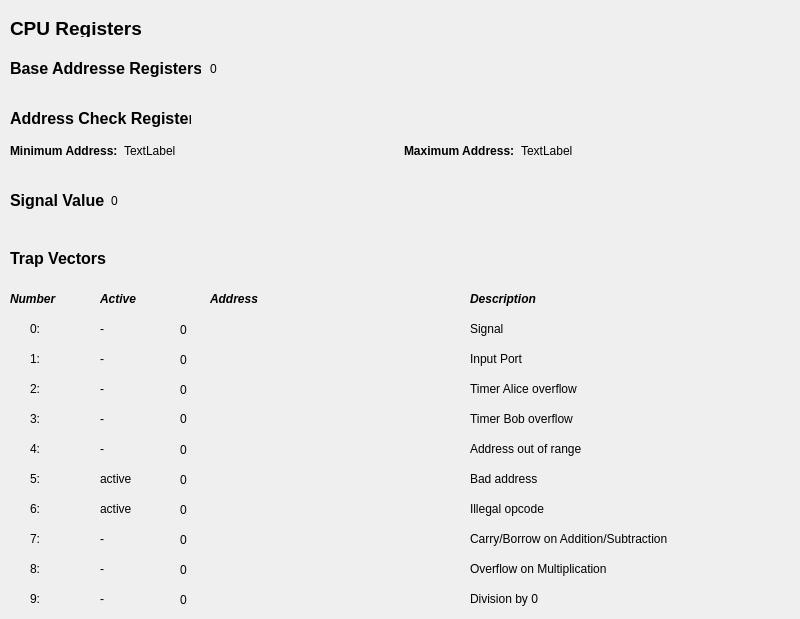
      <widget class="QWidget" name="tab_2">
       <attribute name="title">
        <string>CPU Registers</string>
       </attribute>
       <widget class="QWidget" name="layoutWidget">
        <property name="geometry">
         <rect>
          <x>10</x>
          <y>140</y>
          <width>781</width>
          <height>21</height>
         </rect>
        </property>
        <layout class="QHBoxLayout" name="horizontalLayout_21">
         <item>
          <layout class="QHBoxLayout" name="horizontalLayout_19">
           <item>
            <widget class="QLabel" name="label_19">
             <property name="sizePolicy">
              <sizepolicy hsizetype="Fixed" vsizetype="Preferred">
               <horstretch>0</horstretch>
               <verstretch>0</verstretch>
              </sizepolicy>
             </property>
             <property name="font">
              <font>
               <weight>75</weight>
               <bold>true</bold>
              </font>
             </property>
             <property name="text">
              <string>Minimum Address:</string>
             </property>
            </widget>
           </item>
           <item>
            <widget class="QLabel" name="CPUMinimumAddress">
             <property name="text">
              <string>TextLabel</string>
             </property>
            </widget>
           </item>
          </layout>
         </item>
         <item>
          <layout class="QHBoxLayout" name="horizontalLayout_20">
           <item>
            <widget class="QLabel" name="label_21">
             <property name="sizePolicy">
              <sizepolicy hsizetype="Fixed" vsizetype="Preferred">
               <horstretch>0</horstretch>
               <verstretch>0</verstretch>
              </sizepolicy>
             </property>
             <property name="font">
              <font>
               <weight>75</weight>
               <bold>true</bold>
              </font>
             </property>
             <property name="text">
              <string>Maximum Address:</string>
             </property>
            </widget>
           </item>
           <item>
            <widget class="QLabel" name="CPUMaximumAddress">
             <property name="text">
              <string>TextLabel</string>
             </property>
            </widget>
           </item>
          </layout>
         </item>
        </layout>
       </widget>
       <widget class="QLabel" name="label_25">
        <property name="geometry">
         <rect>
          <x>10</x>
          <y>250</y>
          <width>101</width>
          <height>17</height>
         </rect>
        </property>
        <property name="font">
         <font>
          <pointsize>12</pointsize>
          <weight>75</weight>
          <bold>true</bold>
         </font>
        </property>
        <property name="text">
         <string>Trap Vectors</string>
        </property>
       </widget>
       <widget class="QLabel" name="label_14">
        <property name="geometry">
         <rect>
          <x>10</x>
          <y>20</y>
          <width>151</width>
          <height>17</height>
         </rect>
        </property>
        <property name="font">
         <font>
          <pointsize>14</pointsize>
          <weight>75</weight>
          <bold>true</bold>
         </font>
        </property>
        <property name="text">
         <string>CPU Registers</string>
        </property>
       </widget>
       <widget class="QLabel" name="label_23">
        <property name="geometry">
         <rect>
          <x>10</x>
          <y>110</y>
          <width>181</width>
          <height>17</height>
         </rect>
        </property>
        <property name="font">
         <font>
          <pointsize>12</pointsize>
          <weight>75</weight>
          <bold>true</bold>
         </font>
        </property>
        <property name="text">
         <string>Address Check Registers</string>
        </property>
       </widget>
       <widget class="QLabel" name="label_15">
        <property name="geometry">
         <rect>
          <x>10</x>
          <y>60</y>
          <width>191</width>
          <height>17</height>
         </rect>
        </property>
        <property name="font">
         <font>
          <pointsize>12</pointsize>
          <weight>75</weight>
          <bold>true</bold>
         </font>
        </property>
        <property name="text">
         <string>Base Addresse Registers</string>
        </property>
       </widget>
       <widget class="QLabel" name="label_32">
        <property name="geometry">
         <rect>
          <x>10</x>
          <y>290</y>
          <width>67</width>
          <height>17</height>
         </rect>
        </property>
        <property name="font">
         <font>
          <weight>75</weight>
          <italic>true</italic>
          <bold>true</bold>
         </font>
        </property>
        <property name="text">
         <string>Number</string>
        </property>
       </widget>
       <widget class="QLabel" name="label_33">
        <property name="geometry">
         <rect>
          <x>30</x>
          <y>320</y>
          <width>21</width>
          <height>17</height>
         </rect>
        </property>
        <property name="text">
         <string>0:</string>
        </property>
       </widget>
       <widget class="QLabel" name="label_34">
        <property name="geometry">
         <rect>
          <x>100</x>
          <y>290</y>
          <width>67</width>
          <height>17</height>
         </rect>
        </property>
        <property name="font">
         <font>
          <weight>75</weight>
          <italic>true</italic>
          <bold>true</bold>
         </font>
        </property>
        <property name="text">
         <string>Active</string>
        </property>
       </widget>
       <widget class="QLabel" name="label_35">
        <property name="geometry">
         <rect>
          <x>210</x>
          <y>290</y>
          <width>201</width>
          <height>17</height>
         </rect>
        </property>
        <property name="font">
         <font>
          <weight>75</weight>
          <italic>true</italic>
          <bold>true</bold>
         </font>
        </property>
        <property name="text">
         <string>Address</string>
        </property>
       </widget>
       <widget class="QLabel" name="label_36">
        <property name="geometry">
         <rect>
          <x>470</x>
          <y>290</y>
          <width>251</width>
          <height>17</height>
         </rect>
        </property>
        <property name="font">
         <font>
          <weight>75</weight>
          <italic>true</italic>
          <bold>true</bold>
         </font>
        </property>
        <property name="text">
         <string>Description</string>
        </property>
       </widget>
       <widget class="QLabel" name="label_39">
        <property name="geometry">
         <rect>
          <x>470</x>
          <y>320</y>
          <width>301</width>
          <height>17</height>
         </rect>
        </property>
        <property name="sizePolicy">
         <sizepolicy hsizetype="Fixed" vsizetype="Preferred">
          <horstretch>0</horstretch>
          <verstretch>0</verstretch>
         </sizepolicy>
        </property>
        <property name="text">
         <string>Signal</string>
        </property>
       </widget>
       <widget class="QLabel" name="label_42">
        <property name="geometry">
         <rect>
          <x>470</x>
          <y>350</y>
          <width>301</width>
          <height>17</height>
         </rect>
        </property>
        <property name="sizePolicy">
         <sizepolicy hsizetype="Fixed" vsizetype="Preferred">
          <horstretch>0</horstretch>
          <verstretch>0</verstretch>
         </sizepolicy>
        </property>
        <property name="text">
         <string>Input Port</string>
        </property>
       </widget>
       <widget class="QLabel" name="label_43">
        <property name="geometry">
         <rect>
          <x>30</x>
          <y>350</y>
          <width>21</width>
          <height>17</height>
         </rect>
        </property>
        <property name="text">
         <string>1:</string>
        </property>
       </widget>
       <widget class="QLabel" name="label_46">
        <property name="geometry">
         <rect>
          <x>470</x>
          <y>380</y>
          <width>301</width>
          <height>17</height>
         </rect>
        </property>
        <property name="sizePolicy">
         <sizepolicy hsizetype="Fixed" vsizetype="Preferred">
          <horstretch>0</horstretch>
          <verstretch>0</verstretch>
         </sizepolicy>
        </property>
        <property name="text">
         <string>Timer Alice overflow</string>
        </property>
       </widget>
       <widget class="QLabel" name="label_47">
        <property name="geometry">
         <rect>
          <x>30</x>
          <y>380</y>
          <width>21</width>
          <height>17</height>
         </rect>
        </property>
        <property name="text">
         <string>2:</string>
        </property>
       </widget>
       <widget class="QLabel" name="label_54">
        <property name="geometry">
         <rect>
          <x>470</x>
          <y>440</y>
          <width>301</width>
          <height>17</height>
         </rect>
        </property>
        <property name="sizePolicy">
         <sizepolicy hsizetype="Fixed" vsizetype="Preferred">
          <horstretch>0</horstretch>
          <verstretch>0</verstretch>
         </sizepolicy>
        </property>
        <property name="text">
         <string>Address out of range</string>
        </property>
       </widget>
       <widget class="QLabel" name="label_55">
        <property name="geometry">
         <rect>
          <x>30</x>
          <y>440</y>
          <width>21</width>
          <height>17</height>
         </rect>
        </property>
        <property name="text">
         <string>4:</string>
        </property>
       </widget>
       <widget class="QLabel" name="label_58">
        <property name="geometry">
         <rect>
          <x>470</x>
          <y>470</y>
          <width>301</width>
          <height>17</height>
         </rect>
        </property>
        <property name="sizePolicy">
         <sizepolicy hsizetype="Fixed" vsizetype="Preferred">
          <horstretch>0</horstretch>
          <verstretch>0</verstretch>
         </sizepolicy>
        </property>
        <property name="text">
         <string>Bad address</string>
        </property>
       </widget>
       <widget class="QLabel" name="label_59">
        <property name="geometry">
         <rect>
          <x>30</x>
          <y>470</y>
          <width>21</width>
          <height>17</height>
         </rect>
        </property>
        <property name="text">
         <string>5:</string>
        </property>
       </widget>
       <widget class="QLabel" name="label_62">
        <property name="geometry">
         <rect>
          <x>470</x>
          <y>500</y>
          <width>301</width>
          <height>17</height>
         </rect>
        </property>
        <property name="sizePolicy">
         <sizepolicy hsizetype="Fixed" vsizetype="Preferred">
          <horstretch>0</horstretch>
          <verstretch>0</verstretch>
         </sizepolicy>
        </property>
        <property name="text">
         <string>Illegal opcode</string>
        </property>
       </widget>
       <widget class="QLabel" name="label_63">
        <property name="geometry">
         <rect>
          <x>30</x>
          <y>500</y>
          <width>21</width>
          <height>17</height>
         </rect>
        </property>
        <property name="text">
         <string>6:</string>
        </property>
       </widget>
       <widget class="QLabel" name="label_66">
        <property name="geometry">
         <rect>
          <x>470</x>
          <y>530</y>
          <width>301</width>
          <height>17</height>
         </rect>
        </property>
        <property name="sizePolicy">
         <sizepolicy hsizetype="Fixed" vsizetype="Preferred">
          <horstretch>0</horstretch>
          <verstretch>0</verstretch>
         </sizepolicy>
        </property>
        <property name="text">
         <string>Carry/Borrow on Addition/Subtraction</string>
        </property>
       </widget>
       <widget class="QLabel" name="label_67">
        <property name="geometry">
         <rect>
          <x>30</x>
          <y>530</y>
          <width>21</width>
          <height>17</height>
         </rect>
        </property>
        <property name="text">
         <string>7:</string>
        </property>
       </widget>
       <widget class="QLabel" name="label_74">
        <property name="geometry">
         <rect>
          <x>470</x>
          <y>560</y>
          <width>301</width>
          <height>17</height>
         </rect>
        </property>
        <property name="sizePolicy">
         <sizepolicy hsizetype="Fixed" vsizetype="Preferred">
          <horstretch>0</horstretch>
          <verstretch>0</verstretch>
         </sizepolicy>
        </property>
        <property name="text">
         <string>Overflow on Multiplication</string>
        </property>
       </widget>
       <widget class="QLabel" name="label_75">
        <property name="geometry">
         <rect>
          <x>30</x>
          <y>560</y>
          <width>21</width>
          <height>17</height>
         </rect>
        </property>
        <property name="text">
         <string>8:</string>
        </property>
       </widget>
       <widget class="QLabel" name="label_78">
        <property name="geometry">
         <rect>
          <x>470</x>
          <y>590</y>
          <width>301</width>
          <height>17</height>
         </rect>
        </property>
        <property name="sizePolicy">
         <sizepolicy hsizetype="Fixed" vsizetype="Preferred">
          <horstretch>0</horstretch>
          <verstretch>0</verstretch>
         </sizepolicy>
        </property>
        <property name="text">
         <string>Division by 0</string>
        </property>
       </widget>
       <widget class="QLabel" name="label_79">
        <property name="geometry">
         <rect>
          <x>30</x>
          <y>590</y>
          <width>21</width>
          <height>17</height>
         </rect>
        </property>
        <property name="text">
         <string>9:</string>
        </property>
       </widget>
       <widget class="QLabel" name="label_86">
        <property name="geometry">
         <rect>
          <x>200</x>
          <y>380</y>
          <width>261</width>
          <height>20</height>
         </rect>
        </property>
        <property name="sizePolicy">
         <sizepolicy hsizetype="Fixed" vsizetype="Preferred">
          <horstretch>0</horstretch>
          <verstretch>0</verstretch>
         </sizepolicy>
        </property>
        <property name="text">
         <string/>
        </property>
       </widget>
       <widget class="QLabel" name="label_87">
        <property name="geometry">
         <rect>
          <x>120</x>
          <y>380</y>
          <width>41</width>
          <height>17</height>
         </rect>
        </property>
        <property name="text">
         <string/>
        </property>
       </widget>
       <widget class="QLabel" name="TrapAddress0">
        <property name="geometry">
         <rect>
          <x>180</x>
          <y>320</y>
          <width>261</width>
          <height>20</height>
         </rect>
        </property>
        <property name="sizePolicy">
         <sizepolicy hsizetype="Fixed" vsizetype="Preferred">
          <horstretch>0</horstretch>
          <verstretch>0</verstretch>
         </sizepolicy>
        </property>
        <property name="text">
         <string>0</string>
        </property>
       </widget>
       <widget class="QLabel" name="TrapActive0">
        <property name="geometry">
         <rect>
          <x>100</x>
          <y>320</y>
          <width>41</width>
          <height>17</height>
         </rect>
        </property>
        <property name="text">
         <string>-</string>
        </property>
       </widget>
       <widget class="QLabel" name="TrapAddress1">
        <property name="geometry">
         <rect>
          <x>180</x>
          <y>350</y>
          <width>261</width>
          <height>20</height>
         </rect>
        </property>
        <property name="sizePolicy">
         <sizepolicy hsizetype="Fixed" vsizetype="Preferred">
          <horstretch>0</horstretch>
          <verstretch>0</verstretch>
         </sizepolicy>
        </property>
        <property name="text">
         <string>0</string>
        </property>
       </widget>
       <widget class="QLabel" name="TrapActive1">
        <property name="geometry">
         <rect>
          <x>100</x>
          <y>350</y>
          <width>41</width>
          <height>17</height>
         </rect>
        </property>
        <property name="text">
         <string>-</string>
        </property>
       </widget>
       <widget class="QLabel" name="TrapAddress2">
        <property name="geometry">
         <rect>
          <x>180</x>
          <y>380</y>
          <width>261</width>
          <height>20</height>
         </rect>
        </property>
        <property name="sizePolicy">
         <sizepolicy hsizetype="Fixed" vsizetype="Preferred">
          <horstretch>0</horstretch>
          <verstretch>0</verstretch>
         </sizepolicy>
        </property>
        <property name="text">
         <string>0</string>
        </property>
       </widget>
       <widget class="QLabel" name="TrapActive2">
        <property name="geometry">
         <rect>
          <x>100</x>
          <y>380</y>
          <width>41</width>
          <height>17</height>
         </rect>
        </property>
        <property name="text">
         <string>-</string>
        </property>
       </widget>
       <widget class="QLabel" name="TrapAddress4">
        <property name="geometry">
         <rect>
          <x>180</x>
          <y>440</y>
          <width>261</width>
          <height>20</height>
         </rect>
        </property>
        <property name="sizePolicy">
         <sizepolicy hsizetype="Fixed" vsizetype="Preferred">
          <horstretch>0</horstretch>
          <verstretch>0</verstretch>
         </sizepolicy>
        </property>
        <property name="text">
         <string>0</string>
        </property>
       </widget>
       <widget class="QLabel" name="TrapActive4">
        <property name="geometry">
         <rect>
          <x>100</x>
          <y>440</y>
          <width>41</width>
          <height>17</height>
         </rect>
        </property>
        <property name="text">
         <string>-</string>
        </property>
       </widget>
       <widget class="QLabel" name="TrapAddress5">
        <property name="geometry">
         <rect>
          <x>180</x>
          <y>470</y>
          <width>261</width>
          <height>20</height>
         </rect>
        </property>
        <property name="sizePolicy">
         <sizepolicy hsizetype="Fixed" vsizetype="Preferred">
          <horstretch>0</horstretch>
          <verstretch>0</verstretch>
         </sizepolicy>
        </property>
        <property name="text">
         <string>0</string>
        </property>
       </widget>
       <widget class="QLabel" name="TrapActive5">
        <property name="geometry">
         <rect>
          <x>100</x>
          <y>470</y>
          <width>41</width>
          <height>17</height>
         </rect>
        </property>
        <property name="text">
         <string>active</string>
        </property>
       </widget>
       <widget class="QLabel" name="TrapAddress6">
        <property name="geometry">
         <rect>
          <x>180</x>
          <y>500</y>
          <width>261</width>
          <height>20</height>
         </rect>
        </property>
        <property name="sizePolicy">
         <sizepolicy hsizetype="Fixed" vsizetype="Preferred">
          <horstretch>0</horstretch>
          <verstretch>0</verstretch>
         </sizepolicy>
        </property>
        <property name="text">
         <string>0</string>
        </property>
       </widget>
       <widget class="QLabel" name="TrapActive6">
        <property name="geometry">
         <rect>
          <x>100</x>
          <y>500</y>
          <width>41</width>
          <height>17</height>
         </rect>
        </property>
        <property name="text">
         <string>active</string>
        </property>
       </widget>
       <widget class="QLabel" name="TrapAddress7">
        <property name="geometry">
         <rect>
          <x>180</x>
          <y>530</y>
          <width>261</width>
          <height>20</height>
         </rect>
        </property>
        <property name="sizePolicy">
         <sizepolicy hsizetype="Fixed" vsizetype="Preferred">
          <horstretch>0</horstretch>
          <verstretch>0</verstretch>
         </sizepolicy>
        </property>
        <property name="text">
         <string>0</string>
        </property>
       </widget>
       <widget class="QLabel" name="TrapActive7">
        <property name="geometry">
         <rect>
          <x>100</x>
          <y>530</y>
          <width>41</width>
          <height>17</height>
         </rect>
        </property>
        <property name="text">
         <string>-</string>
        </property>
       </widget>
       <widget class="QLabel" name="TrapAddress8">
        <property name="geometry">
         <rect>
          <x>180</x>
          <y>560</y>
          <width>261</width>
          <height>20</height>
         </rect>
        </property>
        <property name="sizePolicy">
         <sizepolicy hsizetype="Fixed" vsizetype="Preferred">
          <horstretch>0</horstretch>
          <verstretch>0</verstretch>
         </sizepolicy>
        </property>
        <property name="text">
         <string>0</string>
        </property>
       </widget>
       <widget class="QLabel" name="TrapActive8">
        <property name="geometry">
         <rect>
          <x>100</x>
          <y>560</y>
          <width>41</width>
          <height>17</height>
         </rect>
        </property>
        <property name="text">
         <string>-</string>
        </property>
       </widget>
       <widget class="QLabel" name="TrapAddress9">
        <property name="geometry">
         <rect>
          <x>180</x>
          <y>590</y>
          <width>261</width>
          <height>20</height>
         </rect>
        </property>
        <property name="sizePolicy">
         <sizepolicy hsizetype="Fixed" vsizetype="Preferred">
          <horstretch>0</horstretch>
          <verstretch>0</verstretch>
         </sizepolicy>
        </property>
        <property name="text">
         <string>0</string>
        </property>
       </widget>
       <widget class="QLabel" name="TrapActive9">
        <property name="geometry">
         <rect>
          <x>100</x>
          <y>590</y>
          <width>41</width>
          <height>17</height>
         </rect>
        </property>
        <property name="text">
         <string>-</string>
        </property>
       </widget>
       <widget class="QLabel" name="CpuBaseAddressLabel">
        <property name="geometry">
         <rect>
          <x>210</x>
          <y>60</y>
          <width>191</width>
          <height>17</height>
         </rect>
        </property>
        <property name="text">
         <string>0</string>
        </property>
       </widget>
       <widget class="QLabel" name="label_16">
        <property name="geometry">
         <rect>
          <x>30</x>
          <y>410</y>
          <width>21</width>
          <height>17</height>
         </rect>
        </property>
        <property name="text">
         <string>3:</string>
        </property>
       </widget>
       <widget class="QLabel" name="TrapActive3">
        <property name="geometry">
         <rect>
          <x>100</x>
          <y>410</y>
          <width>67</width>
          <height>17</height>
         </rect>
        </property>
        <property name="text">
         <string>-</string>
        </property>
       </widget>
       <widget class="QLabel" name="TrapAddress3">
        <property name="geometry">
         <rect>
          <x>180</x>
          <y>410</y>
          <width>261</width>
          <height>17</height>
         </rect>
        </property>
        <property name="text">
         <string>0</string>
        </property>
       </widget>
       <widget class="QLabel" name="label_29">
        <property name="geometry">
         <rect>
          <x>470</x>
          <y>410</y>
          <width>301</width>
          <height>17</height>
         </rect>
        </property>
        <property name="text">
         <string>Timer Bob overflow</string>
        </property>
       </widget>
       <widget class="QWidget" name="">
        <property name="geometry">
         <rect>
          <x>10</x>
          <y>190</y>
          <width>781</width>
          <height>21</height>
         </rect>
        </property>
        <layout class="QHBoxLayout" name="horizontalLayout_15">
         <item>
          <widget class="QLabel" name="label_37">
           <property name="sizePolicy">
            <sizepolicy hsizetype="Fixed" vsizetype="Preferred">
             <horstretch>0</horstretch>
             <verstretch>0</verstretch>
            </sizepolicy>
           </property>
           <property name="font">
            <font>
             <pointsize>12</pointsize>
             <weight>75</weight>
             <bold>true</bold>
            </font>
           </property>
           <property name="text">
            <string>Signal Value</string>
           </property>
          </widget>
         </item>
         <item>
          <widget class="QLabel" name="SignalValueLabel">
           <property name="text">
            <string>0</string>
           </property>
          </widget>
         </item>
        </layout>
       </widget>
      </widget>
